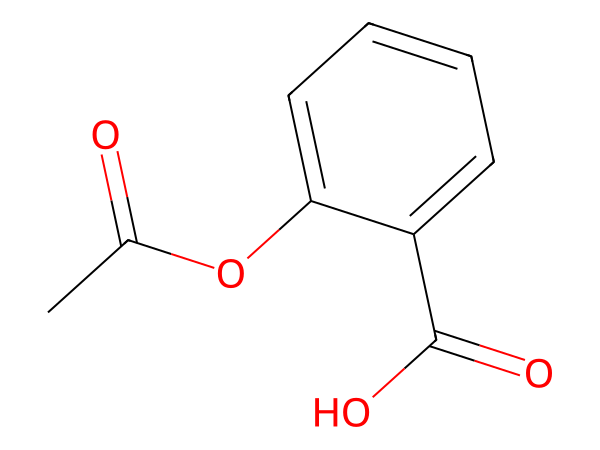
#> input picture backend/data/samples/aspirin.png, 600 x 450 px
$ python -i input_normalization.py   (imports and definitions only)
#> lines starting #> are read from the running program, lines starting #| are printed output that depends on the picture; after the words box and inside, x2 and y2 are one past the last pixel; in counts of white or black regions, pixels touching at a corner belong together
"""Deterministic, ground-truth-independent OCSR input normalization profiles."""

from __future__ import annotations

import hashlib
import json
from dataclasses import asdict, dataclass, replace
from pathlib import Path
from typing import Literal

import cv2
import numpy as np
from PIL import Image, ImageFilter, ImageOps


ProfileName = Literal[
    "raw", "alpha_flatten", "autocrop_and_pad", "scale_normalized",
    "contrast_normalized", "line_enhanced", "combined_normalized",
]


@dataclass(frozen=True)
class InputNormalizationConfig:
    profile: ProfileName = "raw"
    version: str = "ocsr-input-v1"
    target_size: int = 512
    foreground_threshold: int = 245
    crop_safety_px: int = 8
    white_border_ratio: float = 0.08
    contrast_cutoff_percent: float = 0.5
    line_enhance_radius: float = 0.7
    line_enhance_percent: int = 115
    line_enhance_threshold: int = 2
    output_mode: str = "RGB"

    def sha256(self) -> str:
        payload = json.dumps(asdict(self), sort_keys=True, separators=(",", ":")).encode("utf-8")
        return hashlib.sha256(payload).hexdigest()


PROFILE_CONFIGS: dict[str, InputNormalizationConfig] = {
    name: InputNormalizationConfig(profile=name)  # type: ignore[arg-type]
    for name in (
        "raw", "alpha_flatten", "autocrop_and_pad", "scale_normalized",
        "contrast_normalized", "line_enhanced", "combined_normalized",
    )
}


# [4 lines left out: function get_profile, not called in this run]


def _open_flattened(source: str | Path | np.ndarray | Image.Image) -> Image.Image:
    if isinstance(source, Image.Image):
        image = source.copy()
    elif isinstance(source, np.ndarray):
        array = np.asarray(source)
        if array.ndim not in {2, 3}:
            raise ValueError(f"Unsupported image array dimensions: {array.ndim}")
        image = Image.fromarray(array.astype(np.uint8))
    else:
        path = Path(source).expanduser().resolve()
        if not path.is_file():
            raise FileNotFoundError(f"OCSR input image does not exist: {path}")
        with Image.open(path) as opened:
            image = opened.copy()
    if image.mode in {"RGBA", "LA"} or "transparency" in image.info:
        rgba = image.convert("RGBA")
        background = Image.new("RGBA", rgba.size, (255, 255, 255, 255))
        image = Image.alpha_composite(background, rgba).convert("RGB")
    return image.convert("RGB")


# [27 lines left out: functions _foreground_bbox, _autocrop_and_pad, _scale, not called in this run]


def _contrast(image: Image.Image, config: InputNormalizationConfig) -> Image.Image:
    return ImageOps.autocontrast(image.convert("L"), cutoff=config.contrast_cutoff_percent).convert("RGB")


# [31 lines left out: functions _line_enhance, normalize_ocsr_input, not called in this run]


def image_statistics(source: str | Path | np.ndarray | Image.Image, threshold: int = 245) -> dict[str, object]:
    """Compute renderer-neutral visual statistics without using structure truth."""
#> called with source = '../../data/samples/aspirin.png', threshold = 245
    original_mode = "array"
    has_alpha = False
    if isinstance(source, (str, Path)):
        with Image.open(Path(source)) as original:
#> original is the input picture: PIL image 600x450 RGB; mean R, G, B 252.3, 250.3, 250.3
            original_mode = original.mode
#> original_mode = 'RGB'
            has_alpha = original.mode in {"RGBA", "LA"} or "transparency" in original.info
#> has_alpha = False
    elif isinstance(source, Image.Image):
        original_mode = source.mode
        has_alpha = source.mode in {"RGBA", "LA"} or "transparency" in source.info
    image = _open_flattened(source)
    gray = np.asarray(image.convert("L"))
    ink = gray < threshold
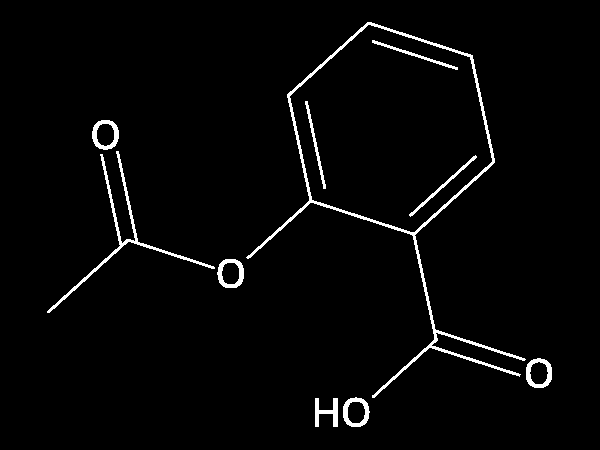
#> ink: shape (450, 600) bool; 2.6% white; 10 white regions, largest, box (x1, y1, x2, y2) and area: (246, 22, 526, 398) 3299, (47, 151, 215, 313) 1129, (217, 259, 244, 288) 351
    ys, xs = np.where(ink)
#> ys = 6949 values from 22 to 426; xs = 6949 values, max 551 at index 5852, min 47 at index 5026, mean 332.2
    if len(xs):
        bbox = [int(xs.min()), int(ys.min()), int(xs.max()) + 1, int(ys.max()) + 1]
#> bbox = [47, 22, 552, 427]
        foreground_occupancy = round(((bbox[2] - bbox[0]) * (bbox[3] - bbox[1])) / gray.size, 6)
#> foreground_occupancy = 0.757
        border_whitespace = round(min(bbox[0], bbox[1], image.width - bbox[2], image.height - bbox[3]) / max(image.size), 6)
#> border_whitespace = 0.0367
    else:
        bbox = []
        foreground_occupancy = 0.0
        border_whitespace = 1.0
    binary = ink.astype(np.uint8)
    component_count = int(max(0, cv2.connectedComponents(binary, connectivity=8)[0] - 1))
#> component_count = 10
    distance = cv2.distanceTransform(binary, cv2.DIST_L2, 3)
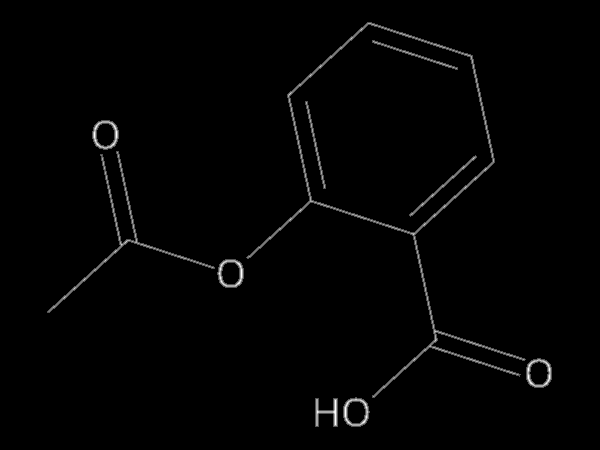
#> distance: shape (450, 600) float32; min 0, max 2.87, mean 0.033; drawn with min black and max white
    positive_distances = distance[distance > 0]
#> positive_distances = 6949 values, max 2.87 at index 1496, min 0.955 at index 0, mean 1.28
    thickness = round(float(np.median(positive_distances) * 2), 4) if positive_distances.size else 0.0
#> thickness = 1.91
    return {
        "width": image.width, "height": image.height, "color_mode": original_mode,
        "alpha_channel": has_alpha, "foreground_bbox": json.dumps(bbox),
        "foreground_occupancy": foreground_occupancy, "ink_ratio": round(float(ink.mean()), 6),
        "contrast_std": round(float(gray.std()), 6), "connected_components": component_count,
        "border_whitespace_ratio": border_whitespace, "line_thickness_approx": thickness,
    }

>>> result = image_statistics('../../data/samples/aspirin.png')
#> result = 11 items

$ run again, on backend/data/samples/caffeine.png
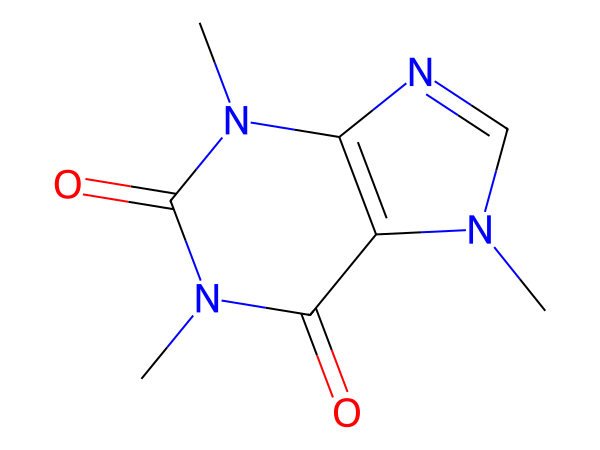
#> input picture backend/data/samples/caffeine.png, 600 x 450 px
#> in image_statistics, original is the input picture: PIL image 600x450 RGB; mean R, G, B 251, 250.2, 252.3
#> has_alpha = False
#> in image_statistics, `ink = gray < threshold`:
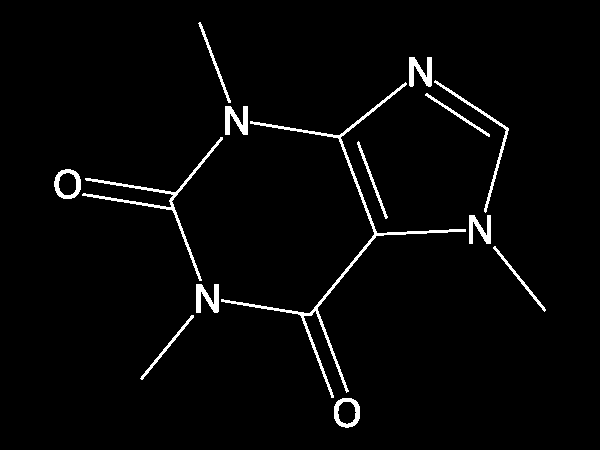
#> ink: shape (450, 600) bool; 2.7% white; 14 white regions, largest, box (x1, y1, x2, y2) and area: (221, 82, 466, 398) 2184, (82, 137, 223, 281) 1025, (434, 80, 509, 213) 512
#> ys = 7218 values from 22 to 427; xs = 7218 values, max 545 at index 5954, min 54 at index 2848, mean 309.6
#> bbox = [54, 22, 546, 428]
#> foreground_occupancy = 0.74
#> border_whitespace = 0.0367
#> component_count = 14
#> in image_statistics, `distance = cv2.distanceTransform(binary, cv2.DIST_L2, 3)`:
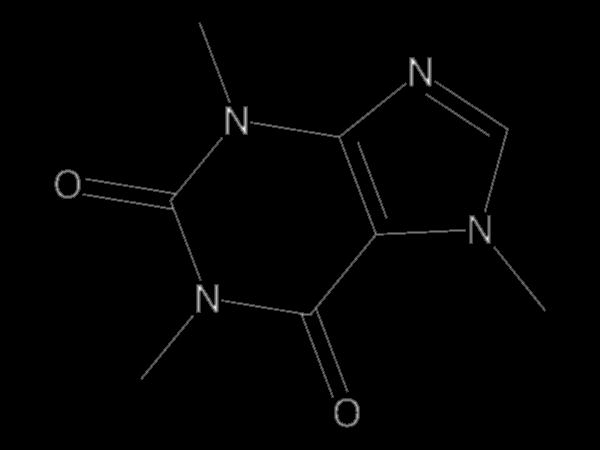
#> distance: shape (450, 600) float32; min 0, max 4.11, mean 0.0358; drawn with min black and max white
#> positive_distances = 7218 values, max 4.11 at index 192, min 0.955 at index 0, mean 1.34
#> thickness = 1.91
#> result = 11 items

$ run again, on backend/data/samples/ethanol.png
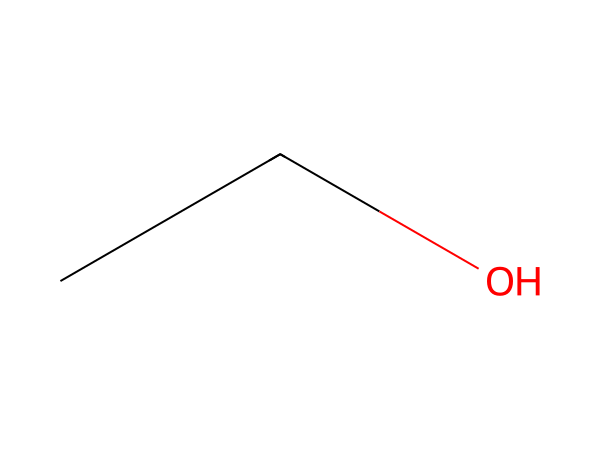
#> input picture backend/data/samples/ethanol.png, 600 x 450 px
#> in image_statistics, original is the input picture: PIL image 600x450 RGB; mean R, G, B 254.3, 253.6, 253.6
#> has_alpha = False
#> in image_statistics, `ink = gray < threshold`:
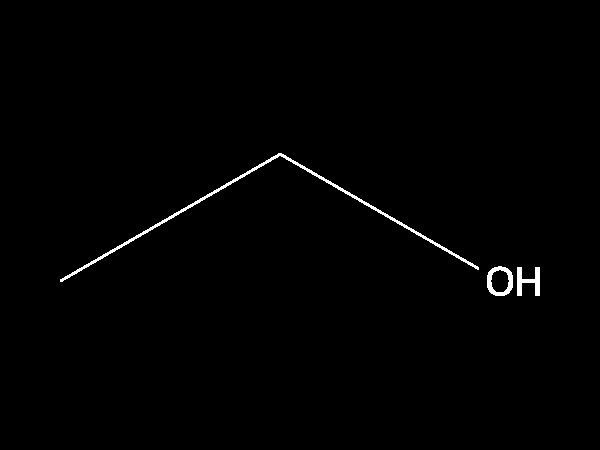
#> ink: shape (450, 600) bool; 0.79% white; 3 white regions, box (x1, y1, x2, y2) and area: (60, 153, 479, 282) 1440, (487, 266, 513, 296) 351, (517, 267, 540, 296) 342
#> ys = 2133 values from 153 to 295; xs = 2133 values, max 539 at index 1380, min 60 at index 1701, mean 348
#> bbox = [60, 153, 540, 296]
#> foreground_occupancy = 0.254
#> border_whitespace = 0.1
#> component_count = 3
#> positive_distances = 2133 values, max 2.87 at index 1445, min 0.955 at index 0, mean 1.31
#> thickness = 1.91
#> result = 11 items
